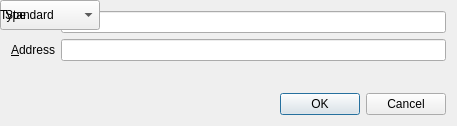
<?xml version="1.0" encoding="UTF-8"?>
<ui version="4.0">
 <class>EditAddressDialog</class>
 <widget class="QDialog" name="EditAddressDialog">
  <property name="geometry">
   <rect>
    <x>0</x>
    <y>0</y>
    <width>457</width>
    <height>126</height>
   </rect>
  </property>
  <property name="windowTitle">
   <string>Edit Address</string>
  </property>
  <layout class="QVBoxLayout" name="verticalLayout">
   <item>
    <layout class="QFormLayout" name="formLayout">
     <property name="fieldGrowthPolicy">
      <enum>QFormLayout::AllNonFixedFieldsGrow</enum>
     </property>
     <item row="0" column="0">
      <widget class="QLabel" name="label">
       <property name="text">
        <string>&amp;Label</string>
       </property>
       <property name="buddy">
        <cstring>labelEdit</cstring>
       </property>
      </widget>
     </item>
     <item row="0" column="1">
      <widget class="QLineEdit" name="labelEdit">
       <property name="toolTip">
        <string>The label associated with this address list entry</string>
       </property>
      </widget>
     </item>
     <item row="1" column="0">
      <widget class="QLabel" name="label_2">
       <property name="text">
        <string>&amp;Address</string>
       </property>
       <property name="buddy">
        <cstring>addressEdit</cstring>
       </property>
      </widget>
     </item>
     <item row="1" column="1">
      <widget class="QValidatedLineEdit" name="addressEdit">
       <property name="toolTip">
        <string>The address associated with this address list entry. This can only be modified for sending addresses.</string>
       </property>
      </widget>
     </item>
     <item row="1" column="1">
      <widget class="QComboBox" name="cbxType">
       <property name="locale">
        <locale language="English" country="UnitedKingdom"/>
       </property>
       <item>
        <property name="text">
         <string>Standard</string>
        </property>
       </item>
       <item>
        <property name="text">
         <string>Stealth</string>
        </property>
       </item>
       <item>
        <property name="text">
         <string>Extended</string>
        </property>
       </item>
       <item>
        <property name="text">
         <string>Standard 256bit</string>
        </property>
       </item>
      </widget>
     </item>
     <item row="1" column="0">
      <widget class="QLabel" name="lblType">
       <property name="text">
        <string>Type</string>
       </property>
      </widget>
     </item>
    </layout>
   </item>
   <item>
    <widget class="QDialogButtonBox" name="buttonBox">
     <property name="orientation">
      <enum>Qt::Horizontal</enum>
     </property>
     <property name="standardButtons">
      <set>QDialogButtonBox::Cancel|QDialogButtonBox::Ok</set>
     </property>
    </widget>
   </item>
  </layout>
 </widget>
 <customwidgets>
  <customwidget>
   <class>QValidatedLineEdit</class>
   <extends>QLineEdit</extends>
   <header>qt/qvalidatedlineedit.h</header>
  </customwidget>
 </customwidgets>
 <resources/>
 <connections>
  <connection>
   <sender>buttonBox</sender>
   <signal>accepted()</signal>
   <receiver>EditAddressDialog</receiver>
   <slot>accept()</slot>
   <hints>
    <hint type="sourcelabel">
     <x>20</x>
     <y>20</y>
    </hint>
    <hint type="destinationlabel">
     <x>20</x>
     <y>20</y>
    </hint>
   </hints>
  </connection>
  <connection>
   <sender>buttonBox</sender>
   <signal>rejected()</signal>
   <receiver>EditAddressDialog</receiver>
   <slot>reject()</slot>
   <hints>
    <hint type="sourcelabel">
     <x>20</x>
     <y>20</y>
    </hint>
    <hint type="destinationlabel">
     <x>20</x>
     <y>20</y>
    </hint>
   </hints>
  </connection>
 </connections>
</ui>
